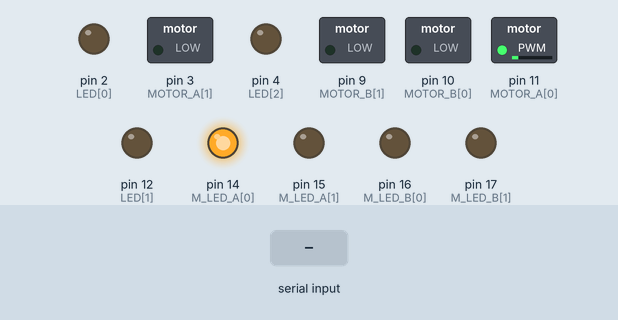
This sketch was run on a simulated Arduino Uno, built with avr-gcc and run on an emulated ATmega328P. On the bench: switched loads named in the sketch (green lamp = pin HIGH), output pins drawn as LEDs (lit = HIGH). The inputs (shaded band) are chosen by the test bench.

Above: at 3.2 s.
3.3 s: "1" received over the second serial link
At 3.9 s:
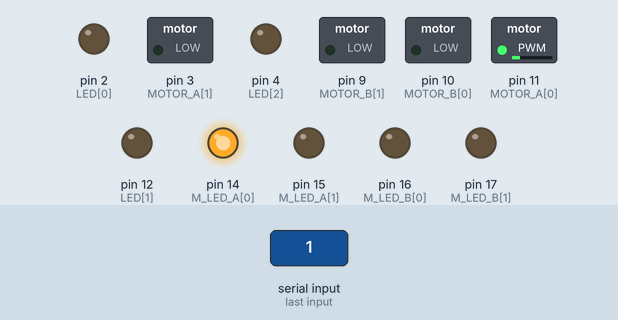
4.8 s: "0" received over the second serial link
At 6.2 s:
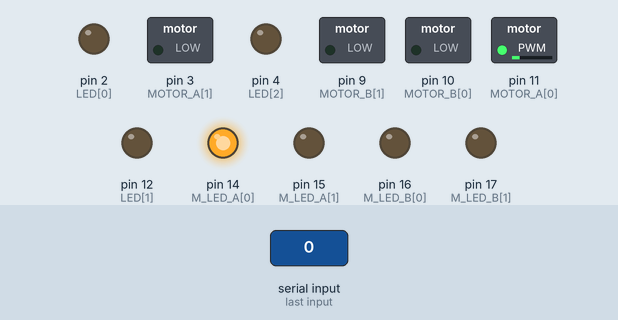
Timing chart, 0 to 7.8 s (numbered marks = the images above; inputs shaded):
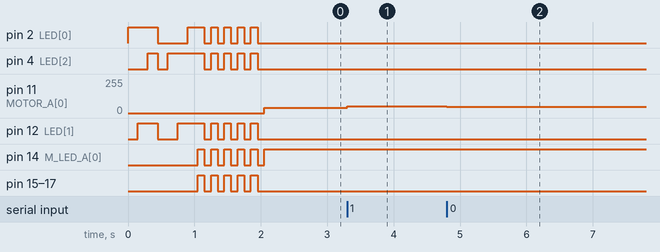

The sketch:

NEW_MD.ino
```cpp
#include <SoftwareSerial.h>
SoftwareSerial mySerial(8, 18); // RX, TX

//const int MOTOR_A[] = {6, 5};
const int MOTOR_A[] = {11, 3};
const int MOTOR_B[] = {10, 9};

const int M_LED_A[] = {14, 15};
const int M_LED_B[] = {16, 17};

//const int LED[] = {2, 3, 4};
const int LED[] = {2, 12, 4};

void setup() {
//  Serial.begin(115200);
  mySerial.begin(57600);
  pinMode(8, INPUT);

  for (int i = 0; i < 2; i++) {
    pinMode(MOTOR_A[i], OUTPUT);
    pinMode(MOTOR_B[i], OUTPUT);
    pinMode(M_LED_A[i], OUTPUT);
    pinMode(M_LED_B[i], OUTPUT);
  }
  for (int i = 0; i < 3; i++) {
    pinMode(LED[i], OUTPUT);
  }

  start();
}

int id = 0;
int rotation = 1;
int pre_rotation = 1;
int myspeed = 40;

void loop() {
  //  F_time_read();
  if (mySerial.available()) {
    for ( int nnn = 0; nnn < 2; nnn++) {
      int knob = mySerial.read();
//      Serial.print(' ');
//      Serial.print(knob);

      if (knob < 35) {
        id = knob % 10;
        rotation = knob / 10;
        if (rotation == 0 || rotation == 3) {
          nnn++;
        }
        pre_rotation = rotation;
      } else {
        myspeed = knob;
        nnn++;
      }
    }
  }
//  Serial.println();
//  Serial.print("------ id");
//  Serial.print(id);
//  Serial.print(" rotation");
//  Serial.print(rotation);
//
//  Serial.print(" speed");
//  Serial.println(myspeed);

  //rotationの急速切り替えを防ぐ----------------
  if ((rotation == 1 && pre_rotation == 2) || (rotation == 2 && pre_rotation == 1)) {
    rotation = 3;
  }
  // ------------------------------------------ -

  if (id == 0 || id == 2) {
    //D5,D6(Timer0のためデューティー比高め)
    myspeed = map(myspeed,40,254,40,254);
    //------------------------------------
    if (rotation == 0) {
      digitalWrite(MOTOR_A[0], LOW);
      digitalWrite(MOTOR_A[1], LOW);
      digitalWrite(M_LED_A[0], LOW);
      digitalWrite(M_LED_A[1], LOW);
      for (int i = 0; i < 3; i++) {
        digitalWrite(LED[i], HIGH);
      }
    } else if (rotation == 1) {
      analogWrite(MOTOR_A[0], myspeed);
      digitalWrite(MOTOR_A[1], LOW);
      digitalWrite(M_LED_A[0], HIGH);
      digitalWrite(M_LED_A[1], LOW);

      digitalWrite(LED[0], LOW);
      digitalWrite(LED[1], LOW);
    } else if (rotation == 2) {
      digitalWrite(MOTOR_A[0], LOW);
      analogWrite(MOTOR_A[1], myspeed);
      digitalWrite(M_LED_A[0], LOW);
      digitalWrite(M_LED_A[1], HIGH);

      digitalWrite(LED[0], LOW);
      digitalWrite(LED[1], LOW);
    } else if (rotation == 3) {
      digitalWrite(MOTOR_A[0], LOW);
      digitalWrite(MOTOR_A[1], LOW);
      digitalWrite(M_LED_A[0], HIGH);
      digitalWrite(M_LED_A[1], HIGH);

      digitalWrite(LED[0], HIGH);
      digitalWrite(LED[1], LOW);
    }
    //------------------------------------
  } else if (id ==  1 || id == 3) {
    myspeed = map(myspeed,40,254,40,254);
    if (rotation == 0) {
      digitalWrite(MOTOR_B[0], LOW);
      digitalWrite(MOTOR_B[1], LOW);
      digitalWrite(M_LED_B[0], LOW);
      digitalWrite(M_LED_B[1], LOW);
      for (int i = 0; i < 3; i++) {
        digitalWrite(LED[i], HIGH);
      }

    } else if (rotation == 1) {
      analogWrite(MOTOR_B[0], myspeed);
      digitalWrite(MOTOR_B[1], LOW);
      digitalWrite(M_LED_B[0], HIGH);
      digitalWrite(M_LED_B[1], LOW);

      digitalWrite(LED[2], LOW);
      digitalWrite(LED[1], LOW);

    } else if (rotation == 2) {
      digitalWrite(MOTOR_B[0], LOW);
      analogWrite(MOTOR_B[1], myspeed);
      digitalWrite(M_LED_B[0], LOW);
      digitalWrite(M_LED_B[1], HIGH);

      digitalWrite(LED[2], LOW);
      digitalWrite(LED[1], LOW);

    } else if (rotation == 3) {
      digitalWrite(MOTOR_B[0], LOW);
      digitalWrite(MOTOR_B[1], LOW);
      digitalWrite(M_LED_B[0], HIGH);
      digitalWrite(M_LED_B[1], HIGH);

      digitalWrite(LED[2], HIGH);
      digitalWrite(LED[1], LOW);
    }
  }
}
```

start.ino
```cpp
void start() {
  digitalWrite(LED[0], HIGH);
  delay(150);
  digitalWrite(LED[1], HIGH);
  delay(150);
  digitalWrite(LED[2], HIGH);
  delay(150);
  for (int i = 0; i < 3; i++) {
    digitalWrite(LED[i], LOW);
  }
  delay(150);

  digitalWrite(LED[2], HIGH);
  delay(150);
  digitalWrite(LED[1], HIGH);
  delay(150);
  digitalWrite(LED[0], HIGH);
  delay(150);

  for (int n = 0; n < 5; n++) {
    for (int i = 0; i < 3; i++) {
      digitalWrite(LED[i], HIGH);
      digitalWrite(M_LED_A[i], HIGH);
      digitalWrite(M_LED_B[i], HIGH);
    }
    delay(100);
    for (int i = 0; i < 3; i++) {
      digitalWrite(LED[i], LOW);
      digitalWrite(M_LED_A[i], LOW);
      digitalWrite(M_LED_B[i], LOW);
    }
    delay(100);
  }
}
```

time.ino
```cpp
////1s = 1,000millis = 1,000,000micros
////goal_time(n), n = millis
//
//unsigned long current_time;
//
//void F_time_read() {
//  Serial.print(micros()- current_time);
//  current_time = micros();
//}
//
//
//unsigned long F_time_get() {
//  return current_time;
//}
//
//unsigned long F_time_goal(unsigned long interval_time) {
//  interval_time *= 1000;
//  unsigned long goal_time = F_time_get() + interval_time;
//  return goal_time;
//}
```

Measured:
- after the input at 3.3 s, pin 11 (MOTOR_A[0]): 40/255 → 49/255 at once
- after the input at 4.8 s, pin 11 (MOTOR_A[0]): 49/255 → 48/255 at once
- by itself, pin 14 (M_LED_A[0]): alternates HIGH for 0.10 s and LOW for 0.10 s, 10 changes in all, then stays HIGH
